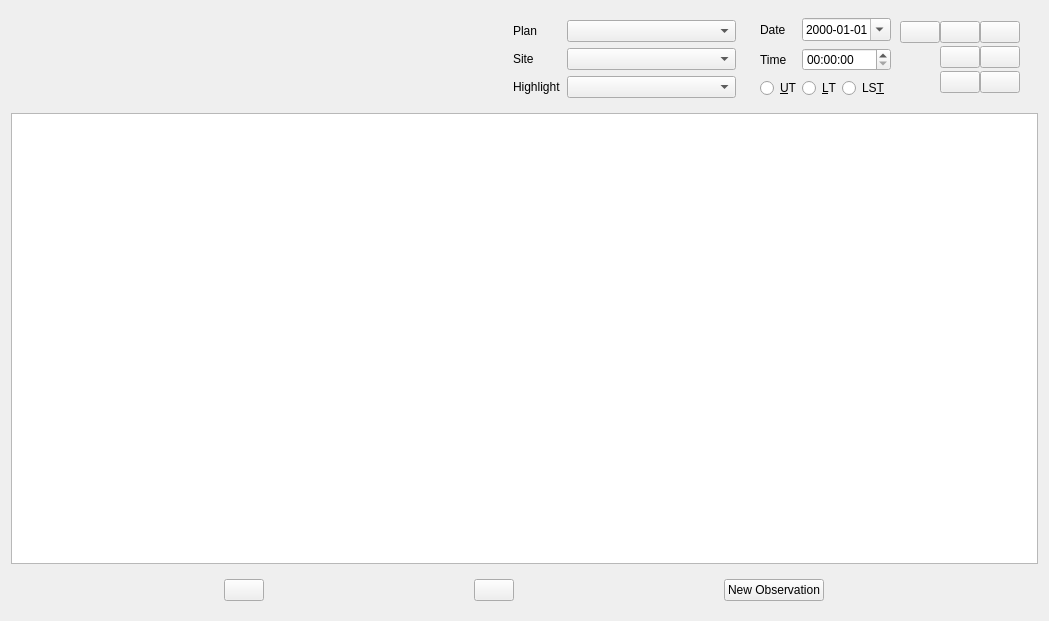
<?xml version="1.0" encoding="UTF-8"?>
<ui version="4.0">
 <class>Form</class>
 <widget class="QWidget" name="Form">
  <property name="geometry">
   <rect>
    <x>0</x>
    <y>0</y>
    <width>1049</width>
    <height>621</height>
   </rect>
  </property>
  <property name="windowTitle">
   <string>Form</string>
  </property>
  <layout class="QGridLayout" name="gridLayout">
   <item row="0" column="0">
    <widget class="QWidget" name="widgetSunInformation" native="true"/>
   </item>
   <item row="0" column="1">
    <widget class="QWidget" name="widgetMoonInformation" native="true"/>
   </item>
   <item row="0" column="3">
    <widget class="QWidget" name="widget_3" native="true">
     <layout class="QGridLayout" name="gridLayout_3">
      <property name="topMargin">
       <number>0</number>
      </property>
      <property name="bottomMargin">
       <number>0</number>
      </property>
      <property name="spacing">
       <number>0</number>
      </property>
      <item row="0" column="1" colspan="2">
       <widget class="QDateEdit" name="dateEditSelectedDate">
        <property name="displayFormat">
         <string>yyyy-MM-dd</string>
        </property>
        <property name="calendarPopup">
         <bool>true</bool>
        </property>
       </widget>
      </item>
      <item row="1" column="0">
       <widget class="QLabel" name="label_4">
        <property name="text">
         <string>Time</string>
        </property>
       </widget>
      </item>
      <item row="0" column="0">
       <widget class="QLabel" name="label_3">
        <property name="text">
         <string>Date</string>
        </property>
       </widget>
      </item>
      <item row="2" column="0">
       <widget class="QRadioButton" name="radioButtonUT">
        <property name="sizePolicy">
         <sizepolicy hsizetype="Fixed" vsizetype="Fixed">
          <horstretch>0</horstretch>
          <verstretch>0</verstretch>
         </sizepolicy>
        </property>
        <property name="toolTip">
         <string>Universal Coordinated Time (UTC)</string>
        </property>
        <property name="text">
         <string>&amp;UT</string>
        </property>
       </widget>
      </item>
      <item row="1" column="1" colspan="2">
       <widget class="QTimeEdit" name="timeEditSelectedTime">
        <property name="displayFormat">
         <string>HH:mm:ss</string>
        </property>
       </widget>
      </item>
      <item row="2" column="1">
       <widget class="QRadioButton" name="radioButtonLT">
        <property name="sizePolicy">
         <sizepolicy hsizetype="Fixed" vsizetype="Fixed">
          <horstretch>0</horstretch>
          <verstretch>0</verstretch>
         </sizepolicy>
        </property>
        <property name="toolTip">
         <string>Local Time</string>
        </property>
        <property name="text">
         <string>&amp;LT</string>
        </property>
       </widget>
      </item>
      <item row="2" column="2">
       <widget class="QRadioButton" name="radioButtonST">
        <property name="sizePolicy">
         <sizepolicy hsizetype="Fixed" vsizetype="Fixed">
          <horstretch>0</horstretch>
          <verstretch>0</verstretch>
         </sizepolicy>
        </property>
        <property name="toolTip">
         <string>Local Siderial Time</string>
        </property>
        <property name="text">
         <string>LS&amp;T</string>
        </property>
       </widget>
      </item>
      <item row="0" column="3" rowspan="3">
       <widget class="QWidget" name="widget_2" native="true">
        <layout class="QGridLayout" name="gridLayout_4">
         <property name="topMargin">
          <number>0</number>
         </property>
         <property name="bottomMargin">
          <number>0</number>
         </property>
         <property name="spacing">
          <number>0</number>
         </property>
         <item row="0" column="2">
          <widget class="QPushButton" name="pushButtonTimeDayPlus">
           <property name="toolTip">
            <string>1 Day Forward</string>
           </property>
           <property name="text">
            <string/>
           </property>
           <property name="icon">
            <iconset resource="../VSOP.qrc">
             <normaloff>:/images/Button_Last.png</normaloff>:/images/Button_Last.png</iconset>
           </property>
          </widget>
         </item>
         <item row="0" column="1">
          <widget class="QPushButton" name="pushButtonTimeDayMinus">
           <property name="toolTip">
            <string>1 Day Back</string>
           </property>
           <property name="text">
            <string/>
           </property>
           <property name="icon">
            <iconset resource="../VSOP.qrc">
             <normaloff>:/images/Button_First.png</normaloff>:/images/Button_First.png</iconset>
           </property>
          </widget>
         </item>
         <item row="1" column="1">
          <widget class="QPushButton" name="pushButtonTimeHourMinus">
           <property name="toolTip">
            <string>1 Hour Back</string>
           </property>
           <property name="icon">
            <iconset resource="../VSOP.qrc">
             <normaloff>:/images/Button_Rewind.png</normaloff>:/images/Button_Rewind.png</iconset>
           </property>
          </widget>
         </item>
         <item row="2" column="1">
          <widget class="QPushButton" name="pushButtonTimeMinuteMinus">
           <property name="toolTip">
            <string>1 Minute Back</string>
           </property>
           <property name="text">
            <string/>
           </property>
           <property name="icon">
            <iconset resource="../VSOP.qrc">
             <normaloff>:/images/Button-Back-icon.png</normaloff>:/images/Button-Back-icon.png</iconset>
           </property>
          </widget>
         </item>
         <item row="2" column="2">
          <widget class="QPushButton" name="pushButtonTimeMinutePlus">
           <property name="toolTip">
            <string>1 Minute Forward</string>
           </property>
           <property name="text">
            <string/>
           </property>
           <property name="icon">
            <iconset resource="../VSOP.qrc">
             <normaloff>:/images/Button-Next-icon.png</normaloff>:/images/Button-Next-icon.png</iconset>
           </property>
          </widget>
         </item>
         <item row="1" column="2">
          <widget class="QPushButton" name="pushButtonTimeHourPlus">
           <property name="toolTip">
            <string>1 Hour Forward</string>
           </property>
           <property name="text">
            <string/>
           </property>
           <property name="icon">
            <iconset resource="../VSOP.qrc">
             <normaloff>:/images/Button_FastForward.png</normaloff>:/images/Button_FastForward.png</iconset>
           </property>
          </widget>
         </item>
         <item row="0" column="0">
          <widget class="QPushButton" name="pushButtonRealTime">
           <property name="text">
            <string/>
           </property>
           <property name="icon">
            <iconset resource="../VSOP.qrc">
             <normaloff>:/icons/clock.png</normaloff>:/icons/clock.png</iconset>
           </property>
           <property name="checkable">
            <bool>true</bool>
           </property>
          </widget>
         </item>
        </layout>
       </widget>
      </item>
     </layout>
    </widget>
   </item>
   <item row="0" column="2">
    <widget class="QWidget" name="widget" native="true">
     <layout class="QGridLayout" name="gridLayout_2">
      <item row="0" column="0">
       <widget class="QLabel" name="label_2">
        <property name="sizePolicy">
         <sizepolicy hsizetype="Fixed" vsizetype="Preferred">
          <horstretch>0</horstretch>
          <verstretch>0</verstretch>
         </sizepolicy>
        </property>
        <property name="text">
         <string>Plan</string>
        </property>
       </widget>
      </item>
      <item row="0" column="1">
       <widget class="QComboBox" name="comboBoxPlans"/>
      </item>
      <item row="1" column="0">
       <widget class="QLabel" name="label">
        <property name="sizePolicy">
         <sizepolicy hsizetype="Fixed" vsizetype="Preferred">
          <horstretch>0</horstretch>
          <verstretch>0</verstretch>
         </sizepolicy>
        </property>
        <property name="text">
         <string>Site</string>
        </property>
       </widget>
      </item>
      <item row="1" column="1">
       <widget class="QComboBox" name="comboBoxSites"/>
      </item>
      <item row="2" column="0">
       <widget class="QLabel" name="label_5">
        <property name="text">
         <string>Highlight</string>
        </property>
       </widget>
      </item>
      <item row="2" column="1">
       <widget class="QComboBox" name="comboBox_3"/>
      </item>
     </layout>
    </widget>
   </item>
   <item row="3" column="0" colspan="4">
    <widget class="QWidget" name="widget" native="true">
     <layout class="QGridLayout" name="gridLayout_5">
      <item row="0" column="0">
       <widget class="QPushButton" name="pushButton_8">
        <property name="sizePolicy">
         <sizepolicy hsizetype="Fixed" vsizetype="Fixed">
          <horstretch>0</horstretch>
          <verstretch>0</verstretch>
         </sizepolicy>
        </property>
        <property name="text">
         <string/>
        </property>
        <property name="icon">
         <iconset resource="../VSOP.qrc">
          <normaloff>:/icons/dialogButtons/add.png</normaloff>:/icons/dialogButtons/add.png</iconset>
        </property>
       </widget>
      </item>
      <item row="0" column="1">
       <widget class="QPushButton" name="pushButton_7">
        <property name="sizePolicy">
         <sizepolicy hsizetype="Fixed" vsizetype="Fixed">
          <horstretch>0</horstretch>
          <verstretch>0</verstretch>
         </sizepolicy>
        </property>
        <property name="text">
         <string/>
        </property>
        <property name="icon">
         <iconset resource="../VSOP.qrc">
          <normaloff>:/icons/dialogButtons/delete.png</normaloff>:/icons/dialogButtons/delete.png</iconset>
        </property>
       </widget>
      </item>
      <item row="0" column="2">
       <widget class="QPushButton" name="pushButton_9">
        <property name="sizePolicy">
         <sizepolicy hsizetype="Fixed" vsizetype="Fixed">
          <horstretch>0</horstretch>
          <verstretch>0</verstretch>
         </sizepolicy>
        </property>
        <property name="text">
         <string>New Observation</string>
        </property>
       </widget>
      </item>
     </layout>
    </widget>
   </item>
   <item row="2" column="0" colspan="4">
    <widget class="QTableView" name="tableViewPlanning">
     <property name="alternatingRowColors">
      <bool>true</bool>
     </property>
    </widget>
   </item>
  </layout>
 </widget>
 <resources>
  <include location="../VSOP.qrc"/>
 </resources>
 <connections/>
</ui>
